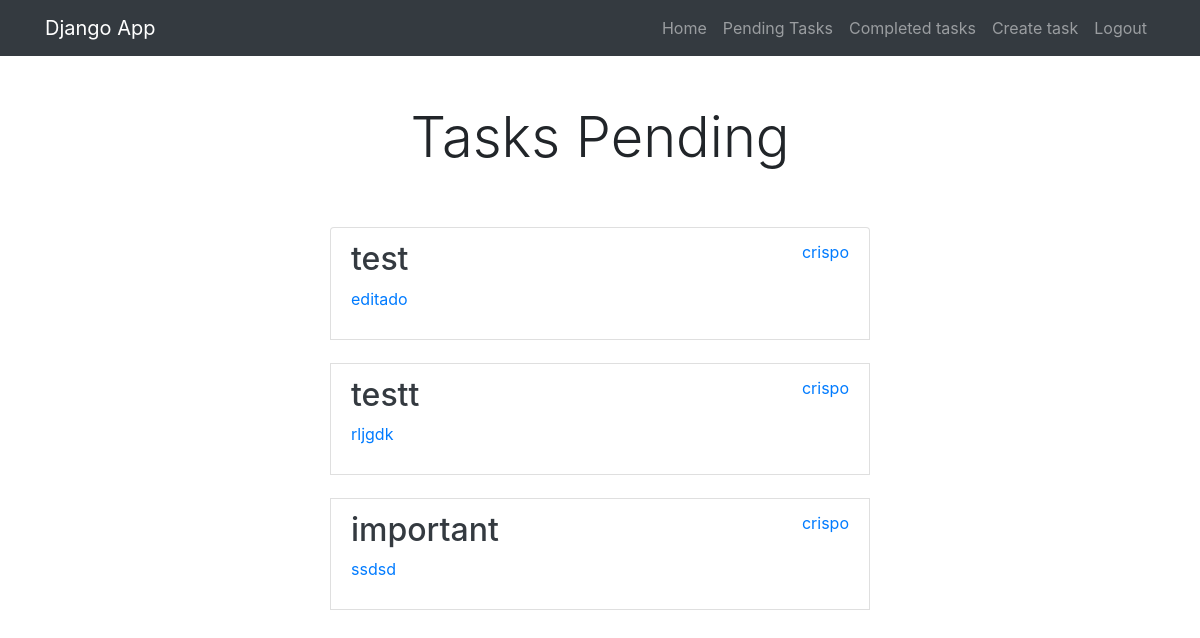
Page /tasks/ (signed in) on the committed database.
### tasks/models.py (models this page shows)
class Task(models.Model):
    title = models.CharField(max_length=100)
    description = models.TextField(blank=True)
    created = models.DateTimeField(auto_now_add=True)
    datecompleted = models.DateTimeField(null=True, blank=True)
    important = models.BooleanField(default=False)
    user = models.ForeignKey(User, on_delete=models.CASCADE)
    def __str__(self):
        return self.title + ' - by ' + self.user.username

### tasks/views.py (the view)
# urls.py: path('tasks/', views.tasks, name='tasks'),
@login_required
def tasks(request):
    tasks = Task.objects.filter(user=request.user, datecompleted__isnull=True)
    print(tasks)
    return render(request, 'tasks.html', {'tasks': tasks})

### tasks/templates/tasks.html (shortened to what this page needs)
{% extends 'base.html' %} {% block content %}
<main class="container">
  <div class="row">
    <div class="col-md-6 offset-md-3">
      <h1 class="text-center display-4 py-5">Tasks Pending</h1>
      <ul class="list-group">
        {% for task in tasks %}
        <a class="list-group-item" href="{% url 'task_detail' task.id %}">
          <header class="d-flex justify-content-between">
            {% if task.important %}
            <h2 class="fw-bold text-dark">{{task.title }}</h2>
            {% else %}
            <h2 class="fw-bold text-secondary">{{task.title }}</h2>
            {% endif %}
            <p>{{ task.user.username }}</p>
          </header>
          <p>{{task.description }}</p>
        </a>
        <br />
        {% endfor %}
      </ul>
    </div>
  </div>
</main>
{% endblock %}

### rows in the picture
Task: title "test", user.username "crispo", description "editado"
Task: title "testt", user.username "crispo", description "rljgdk"
Task: title "important", user.username "crispo", description "ssdsd"
